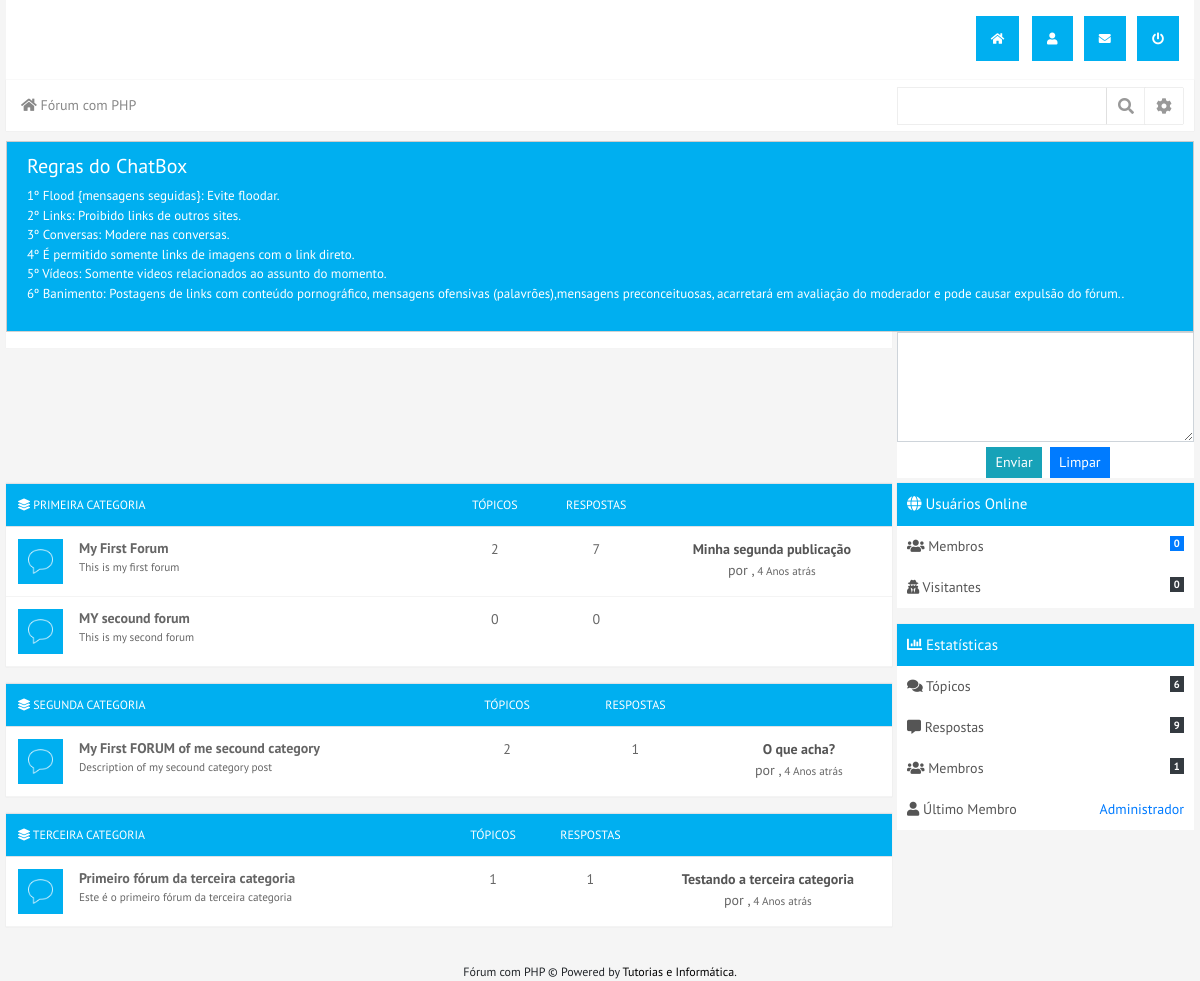
The page /forum/inicio (signed in) on the database its author committed.
### tables this page shows
CREATE TABLE `configs_site` (
  `id` int(20) NOT NULL,
  `titulo` varchar(200) NOT NULL,
  `pontos_por_curtidas` int(20) NOT NULL DEFAULT '1',
  `description` varchar(200) DEFAULT NULL,
  `keywords` varchar(200) DEFAULT NULL,
  `banner` varchar(200) DEFAULT NULL,
  `icon` varchar(200) DEFAULT NULL
);

CREATE TABLE `chatbox` (
  `id` int(11) NOT NULL,
  `regras` text NOT NULL,
  `min_permission` int(200) NOT NULL DEFAULT '0'
);

CREATE TABLE `categorias` (
  `id` int(20) NOT NULL,
  `categoria` varchar(200) NOT NULL
);

CREATE TABLE `forums` (
  `id` int(20) NOT NULL,
  `categoria` varchar(200) NOT NULL,
  `titulo` varchar(200) NOT NULL,
  `descricao` varchar(200) NOT NULL,
  `status` int(200) NOT NULL,
  `permissao` int(20) NOT NULL
);

CREATE TABLE `usuarios` (
  `id` int(20) NOT NULL,
  `nome` varchar(200) NOT NULL,
  `usuario` varchar(200) NOT NULL,
  `foto` varchar(200) NOT NULL,
  `senha` varchar(200) NOT NULL,
  `email` varchar(200) NOT NULL,
  `nivel` int(200) NOT NULL DEFAULT '0',
  `pontos` int(200) NOT NULL DEFAULT '1',
  `ativo` int(20) NOT NULL DEFAULT '1',
  `ativo_chat` int(20) NOT NULL DEFAULT '1',
  `nascimento` varchar(200) DEFAULT NULL,
  `sexo` int(20) DEFAULT NULL,
  `pais` varchar(200) DEFAULT NULL,
  `estado` varchar(200) DEFAULT NULL,
  `sobre` varchar(200) DEFAULT NULL,
  `hobbies` varchar(200) DEFAULT NULL,
  `skills` varchar(200) DEFAULT NULL,
  `data_cadastro` varchar(200) DEFAULT NULL
);

CREATE TABLE `topicos` (
  `id` int(20) NOT NULL,
  `forum` int(20) NOT NULL,
  `categoria` int(200) NOT NULL,
  `visitas` int(200) NOT NULL DEFAULT '0',
  `titulo` varchar(200) NOT NULL,
  `mensagem` text NOT NULL,
  `postador` varchar(200) NOT NULL,
  `data` varchar(200) NOT NULL,
  `status` int(20) NOT NULL DEFAULT '1',
  `curtidas` int(200) DEFAULT '0',
  `resolvido` int(20) NOT NULL DEFAULT '0',
  `fixo` int(20) NOT NULL DEFAULT '0'
);

CREATE TABLE `respostas` (
  `id` int(20) NOT NULL,
  `id_topico` int(20) NOT NULL,
  `id_forum` int(200) NOT NULL,
  `id_categoria` int(200) NOT NULL,
  `postador` varchar(200) NOT NULL,
  `resposta` text NOT NULL,
  `data` varchar(200) NOT NULL,
  `curtidas` int(200) NOT NULL
);

### forum/pags/inicio.php (called while the page is built)
<?php
	$forum = new forum($con);
	$forum->get_category();
?>

### forum/lib/classes.php (the view, shortened to what this page needs)
<?php
	class forum extends usuarios{
		public $con = null;
		public function __construct($con){
			$this->con = $con;
			if(isset($_SESSION['userLogin'])){
				$user = $_SESSION['userLogin'];
				$sql = $this->con->prepare("SELECT * FROM usuarios WHERE usuario = ?");
				$sql->bind_param("s", $user);
				$sql->execute();
				$dados = $sql->get_result()->fetch_assoc();
				$this->usuario = $dados['usuario'];
			}
		}
		public function strReplace($str) {
		    $str = preg_replace('/[áàãâä]/ui', 'a', $str);
		    $str = preg_replace('/[éèêë]/ui', 'e', $str);
		    $str = preg_replace('/[íìîï]/ui', 'i', $str);
		    $str = preg_replace('/[óòõôö]/ui', 'o', $str);
		    $str = preg_replace('/[úùûü]/ui', 'u', $str);
		    $str = preg_replace('/[ç]/ui', 'c', $str);
		    $str = preg_replace('/[^a-z0-9]/i', '_', $str);
		    $str = preg_replace('/_+/', '_', $str);
		    return $str;
		}
		function get_data(){
			return date('d-m-Y H:i:s');
		}
		function calculaDias($diaX,$diaY){
		$data1 = new DateTime($diaX);
		$data2 = new DateTime($diaY);
		$intervalo = $data1->diff($data2);
		if($intervalo->y > 1){
		  return $intervalo->y." Anos atrás";
		}elseif($intervalo->y == 1){
		  return $intervalo->y." Ano atrás";
		}elseif($intervalo->m > 1){
		  return $intervalo->m." Meses atrás";
		}elseif($intervalo->m == 1){
		  return $intervalo->m." Mês atrás";
		}elseif($intervalo->d > 1){
		  return $intervalo->d." Dias atrás";
		}elseif($intervalo->d == 1){
		  return $intervalo->d." Dia atrás";
		}elseif($intervalo->h > 1){
		  return $intervalo->h." Horas atrás";
		}elseif($intervalo->h == 1){
		  return $intervalo->h." Hora atrás";
		}elseif($intervalo->i > 1 && $intervalo->i < 59){
		  return $intervalo->i." Minutos atrás";
		}elseif($intervalo->i == 1){
		  return $intervalo->i." Minuto atrás";
		}elseif($intervalo->s < 60 && $intervalo->i <= 0){
		  return $intervalo->s." Segundo atrás";
		}
	}
	public function carrega_pagina($con){
			$url = (isset($_GET['pagina'])) ? $_GET['pagina'] : 'inicio';
			$explode = explode('/', $url);
			$dir = "pags/";
			$ext = ".php";
			if(file_exists($dir.$explode['0'].$ext)){
			  require_once($dir.$explode['0'].$ext);
			}else{
			  echo '<div class="alert alert-danger">Página não encontrada!</div>';
			}
		}
		public function mainmenu(){
			echo "
			<div class='main-title'>
			<div class='row'>
				<div class='col-sm-8'>
				  </div>
				<div class='col-sm-4'>
					<ul align='right'>";
						if(isset($_SESSION['userLogin'])){
						echo "
						<li><a href=''><i class='fas fa-home'></i></a></li>
						<li><a href='perfil/{$this->usuario}'><i class='fas fa-user'></i>{$this->badgesSolicitations()}</a></li>
						<li><a href='mensagens/'><i class='fas fa-envelope'></i>{$this->badgesMessages()}</a></li>
						<li id='logout'><a href='sair/'><i class='fas fa-power-off'></i></a></li>
						<?php ";
						}
					echo "
					</ul>
				</div>
			</div>
		</div>
	    <div class='main-menu'>
	      	<div class='row'>
		      	<div class='col-sm-9'>
			  		<nav aria-label='breadcrumb'>
				  <ol class='breadcrumb'>
				    <li class='breadcrumb-item'><a href='inicio/'><i class='fas fa-home'></i> {$this->get_siteinfos('titulo')}</a></li>";
					   echo "
					  </ol>
					</nav>
		      	</div>
		      	<div class='col-sm-3 form-inline'>
		      		<div class='form-group'>
		      			<form method='POST' action='buscar/'>
		      				<input type='text' name='resultado' class='form-control' required>
		      		</div>
		      		<div class='form-group'>
		      				<button type='submit' class='btn btn-secoundary'><i class='fas fa-search'></i></button>
		      				<input type='hidden' name='env' value='form'>
		      			</form>
		      		</div>
		      		<div class='form-group'>
	      				<button type='button' class='btn btn-secoundary' data-toggle='dropdown' aria-haspopup='true' aria-expanded='false' id='btnGroupDrop1'><i class='fas fa-cog'></i></button>
	      				<div class='dropdown-menu' aria-labelledby='btnGroupDrop1'>
					      <!--<a class='dropdown-item' href='#'>Dropdown link</a>
					      <a class='dropdown-item' href='#'>Dropdown link</a>-->
					    </div>
		      		</div>
		      	</div>
	      	</div>
	    </div>
			";
		}
		public function get_category(){
			$query = $this->con->prepare("SELECT * FROM categorias ORDER BY id ASC");
			$query->execute();
			$get = $query->get_result();
			if($get->num_rows > 0){
				while($dados_categorias = $get->fetch_array()){
					$categoryId = $dados_categorias['id'];
					echo "<div class='table-responsive-xl'>
						<table class='table topics'>
							<tr>
								<th class='title'><i class='fas fa-layer-group'></i> {$dados_categorias['categoria']}</th>
								<th class='center'>Tópicos</th>
								<th class='center'>Respostas</th>
								<th class='center'></th>
							</tr>";
					$this->get_forums($categoryId);
					echo "</tr></table></div>";
				}
			}
		}
		public function get_forums($id){
			$query = $this->con->prepare("SELECT * FROM forums WHERE categoria = ?");
			$query->bind_param("i", $id);
			$query->execute();
			$get = $query->get_result();
			if($get->num_rows > 0){
				while($dados_forums = $get->fetch_array()){
					switch($dados_forums['status']){
						case 1:
							$class = 'open';
							$img = 'images/icon-message.png';
						break;
					}
			echo "<tr>
  					<td>
		  				<div class='media'>
		  					<img class='mr-3 {$class}' src='{$img}'>
		  					<div class='media-body'>
		  						<label  style='line-height: normal;'><a href='forum/{$dados_forums['id']}-".strtolower($this->strReplace($dados_forums['titulo']))."'>{$dados_forums['titulo']}</a><br>
		  						<span class='small'>{$dados_forums['descricao']}</span></label>
		  					</div>
		  				</div>
		  			</td>";
		  			$this->get_totaltopics($dados_forums['id'], $id);
		  			$this->get_totalrespostas($dados_forums['id'], $id);
		  			$this->get_lastPost($dados_forums['id'], $id);
				}
			}
		}
		public function get_totaltopics($id, $id_categoria){
			$query = $this->con->prepare("SELECT * FROM topicos WHERE forum = ? AND categoria = ?");
			$query->bind_param("ss", $id, $id_categoria);
			$query->execute();
			$total = $query->get_result()->num_rows;
			echo "<td  class='center'>{$total}</td>";
		}
		public function get_totalrespostas($id, $id_categoria){
			$query = $this->con->prepare("SELECT * FROM respostas WHERE id_forum = ? AND id_categoria = ?") OR DIE ($this->con->error);
			$query->bind_param("ss", $id, $id_categoria);
			$query->execute();
			$total = $query->get_result()->num_rows;
			echo "<td class='center'>{$total}</td>";
		}
		public function get_lastPost($id_forum, $id_categoria){
			$query = $this->con->prepare("SELECT * FROM respostas WHERE id_forum = ? AND id_categoria = ? ORDER BY id DESC LIMIT 1");
			$query->bind_param("ss", $id_forum, $id_categoria);
			$query->execute();
			$get = $query->get_result();
			$total = $get->num_rows;
			$dados = $get->fetch_assoc();
			echo "<td class='center'>";
			if($total > 0){
			$sql = $this->con->prepare("SELECT * FROM topicos WHERE id = ?");
			$sql->bind_param("s", $dados['id_topico']);
			$sql->execute();
			$dadosT = $sql->get_result()->fetch_assoc();
			$stmt = $this->con->prepare("SELECT * FROM usuarios WHERE usuario = ?");
			$stmt->bind_param("s", $dados['postador']);
			$stmt->execute();
			$dadosU = $stmt->get_result()->fetch_assoc();
			switch ($dadosU['nivel']) {
				case 0:
					$class = 'type-user';
				break;
			}
			echo "<span class='title'><a href='topico/{$dadosT['id']}-".strtolower($this->strReplace($dadosT['titulo']))."'>{$dadosT['titulo']}</a></span>
					<br> por <span class='{$class}'><a href='perfil/{$dadosU['usuario']}'>{$dadosU['nome']}</a></span>, <span class='small'>{$this->calculaDias($dados['data'], $this->get_data())}</span>";
			echo "</td>";
		}
	}
	public function get_chatbox(){
		$sql = $this->con->prepare("SELECT * FROM chatbox");
		$sql->execute();
		$get = $sql->get_result();
		$dados = $get->fetch_assoc();
		echo "
		<div class='chatbox-full'>
		<div class='row'>
				<div class='col-sm-12'>
					<div class='alert alert-success'>
						{$dados['regras']}
					</div>
				</div>
			";
		$style = null;
		$placeholder = null;
		$show = null;
		$col = "col-sm-9";
		echo "
			<div class='{$col}'>
				<div class='chatbox'>
				<ul>";
		echo "
			</ul>
		</div>
   	</div>";
   		echo "<div class='col-sm-3' "; echo $style; echo ">
   			<form method='POST'>
   				<textarea class='form-control' rows='4' name='msg' "; echo $placeholder; echo $show; echo"></textarea>
   				<div class='options' align='center'>
	   				<button type='submit' class='btn btn-info btn-sm' {$show}>Enviar</button>
	   				<button type='reset' class='btn btn-primary btn-sm'>Limpar</button>
	   				<input type='hidden' name='env' value='envchat'>
   				</div>
   			</form>";
   		echo "</div></div></div>";
	}
	public function get_totalMembersOnline(){
		$sql = $this->con->prepare("SELECT * FROM usuarios_online WHERE sessao IS NOT NULL");
		$sql->execute();
		return $sql->get_result()->num_rows;
	}
	public function get_totalVisitantesOnline(){
		$sql = $this->con->prepare("SELECT * FROM usuarios_online WHERE sessao IS NULL");
		$sql->execute();
		return $sql->get_result()->num_rows;
	}
	public function get_numTopics(){
		$sql = $this->con->prepare("SELECT * FROM topicos");
		$sql->execute();
		return $sql->get_result()->num_rows;
	}
	public function get_numrespostas(){
		$sql = $this->con->prepare("SELECT * FROM respostas");
		$sql->execute();
		return $sql->get_result()->num_rows;
	}
	public function get_numusers(){
		$sql = $this->con->prepare("SELECT * FROM usuarios");
		$sql->execute();
		return $sql->get_result()->num_rows;
	}
	public function get_lastuser($valor){
		$sql = $this->con->prepare("SELECT * FROM usuarios ORDER BY id DESC LIMIT 1");
		$sql->execute();
		$get = $sql->get_result();
		$dados = $get->fetch_assoc();
		return $dados[$valor];
	}
	public function get_siteinfos($valor){
		$sql = $this->con->prepare("SELECT * FROM configs_site");
		$sql->execute();
		$get = $sql->get_result();
		$dados = $get->fetch_assoc();
		return $dados[$valor];
	}
	public function rightMenu(){
		echo "
		<div class='col-sm-3'>
    <div class='right-menu-title'><i class='fas fa-globe'></i> Usuários Online</div>
    <div class='right-menu'>
      <ul>
        <li><i class='fas fa-users'></i> Membros <span class='float-right badge badge-primary'>{$this->get_totalMembersOnline()}</span></li>
        <li><i class='fas fa-user-secret'></i> Visitantes <span class='float-right badge badge-dark'>{$this->get_totalVisitantesOnline()}</span></li>
      </ul>
	</div>
  <div class='right-menu-title'><i class='fas fa-chart-bar'></i> Estatísticas</div>
    <div class='right-menu'>
      <ul>
        <li><i class='fas fa-comments'></i> Tópicos <span class='float-right badge badge-dark'>{$this->get_numTopics()}</span></li>
        <li><i class='fas fa-comment-alt'></i> Respostas <span class='float-right badge badge-dark'>{$this->get_numrespostas()}</span></li>
        <li><i class='fas fa-users'></i> Membros <span class='float-right badge badge-dark'>{$this->get_numusers()}</span></li>
        <li><i class='fas fa-user'></i> Último Membro <span class='float-right'><a href='perfil/{$this->get_lastuser('usuario')}' class='text-primary'>{$this->get_lastuser('nome')}</a></span></li>
      </ul>
  </div>
</div>";
	}
}
?>

### forum/index.php (shortened to what this page needs)
<?php
	include_once("lib/includes.php");
	$forum = new forum($con);
?>
<!doctype html>
<html lang="en">
  <head>
    <title><?php $forum->gera_titulo();?></title>
    <link rel="stylesheet" href="css/bootstrap.min.css">
    <link rel="stylesheet" href="https://use.fontawesome.com/releases/v5.3.1/css/all.css">
    <?php $cor = (isset($_GET['cor'])) ? $_GET['cor'] : 'styleblue';?>
    <link rel="stylesheet" href="css/<?php echo $cor;?>.css"/>
    <link href="css/prism.css" rel="stylesheet"/>
  </head>
  <body>
  	<?php
  		$forum->mainmenu();
  		$forum->get_chatbox();
      $forum->grava_ip_online();
    ?>
  <div class="row">
  	<div class="col-sm-9">
	  	<?php
        $forum->carrega_pagina($con);
      ?>
  	</div>
	<?php $forum->rightMenu();?>
</div>
<?php $forum->modalLogin();?>
  </body>
  <footer><?php echo $forum->get_siteinfos("titulo");?> &copy; Powered by <a href="http://www.tutoriaiseinformatica.com">Tutorias e Informática</a>.</footer>
</html>

### rows shown on the page
configs_site: titulo "Fórum com PHP"
chatbox: regras "Regras do ChatBox 1º Flood {mensagens seguidas}: Evite floodar. 2º Links: Proibido links de outros sites. 3º Conversas: Modere nas conversas. 4º É permitido somente links de imagens com o link direto. 5º Vídeos: Somente videos relacionados ao assunto do momento. 6º Banimento: Postagens de links com conteúdo pornográfico, mensagens ofensivas (palavrões),mensagens preconceituosas, acarretará em avaliação do moderador e pode causar expulsão do fórum.."
categorias: categoria "PRIMEIRA CATEGORIA"
forums: titulo "My First Forum", descricao "This is my first forum", total "7", topicos.titulo "Minha segunda publicação", respostas.data "4 Anos atrás"
usuarios: nivel "2", nome "Administrador"
forums: titulo "MY secound forum", descricao "This is my second forum", total "0"
categorias: categoria "SEGUNDA CATEGORIA"
forums: titulo "My First FORUM of me secound category", descricao "Description of my secound category post", total "2", total "1", topicos.titulo "O que acha?", respostas.data "4 Anos atrás"
categorias: categoria "TERCEIRA CATEGORIA"
forums: titulo "Primeiro fórum da terceira categoria", descricao "Este é o primeiro fórum da terceira categoria", total "1", topicos.titulo "Testando a terceira categoria", respostas.data "4 Anos atrás"

### other values the page prints
$this->get_totalMembersOnline() "0"
$this->get_totalVisitantesOnline() "0"
$this->get_numTopics() "6"
$this->get_numrespostas() "9"
$this->get_numusers() "1"
